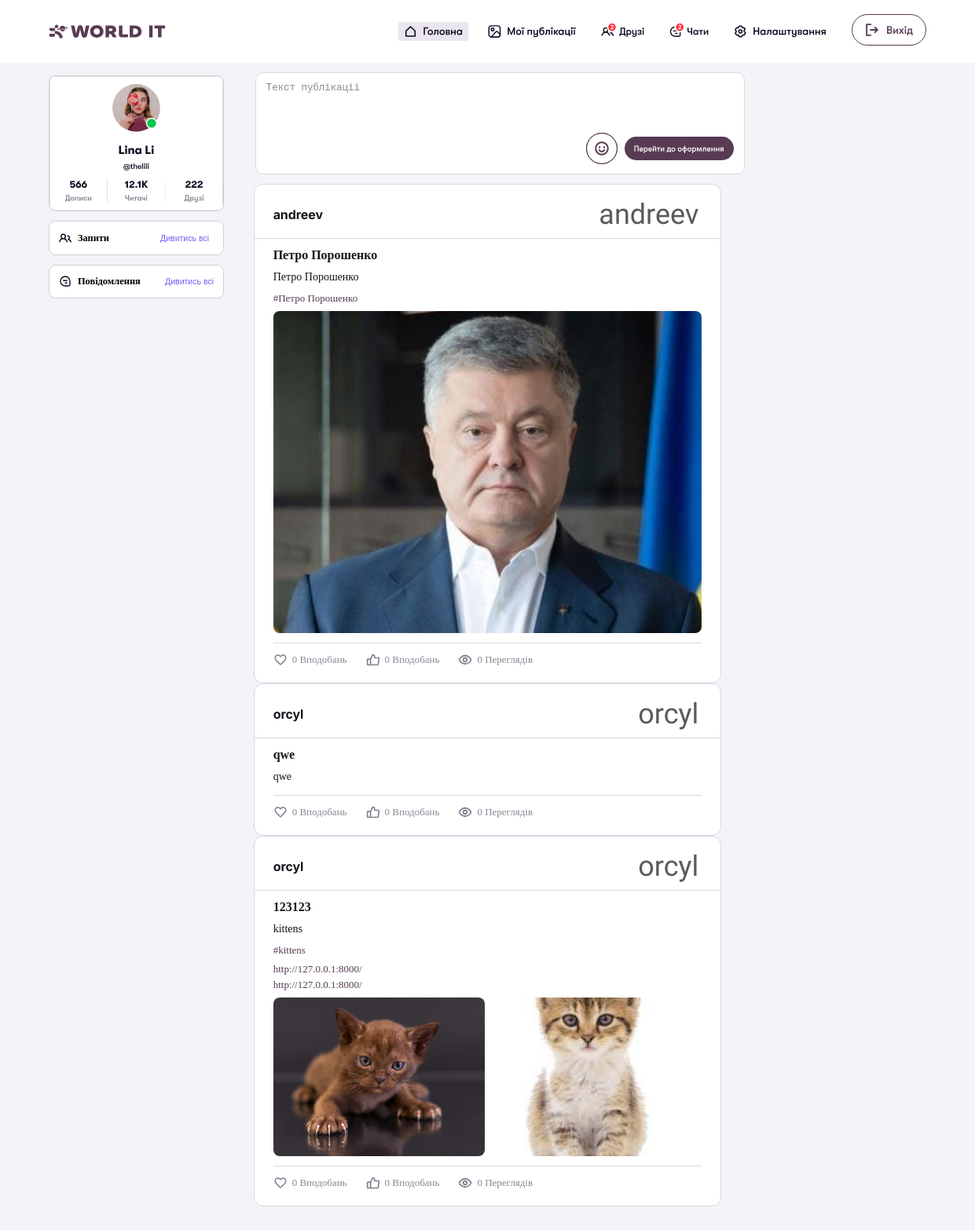
Before: / with the older database file.
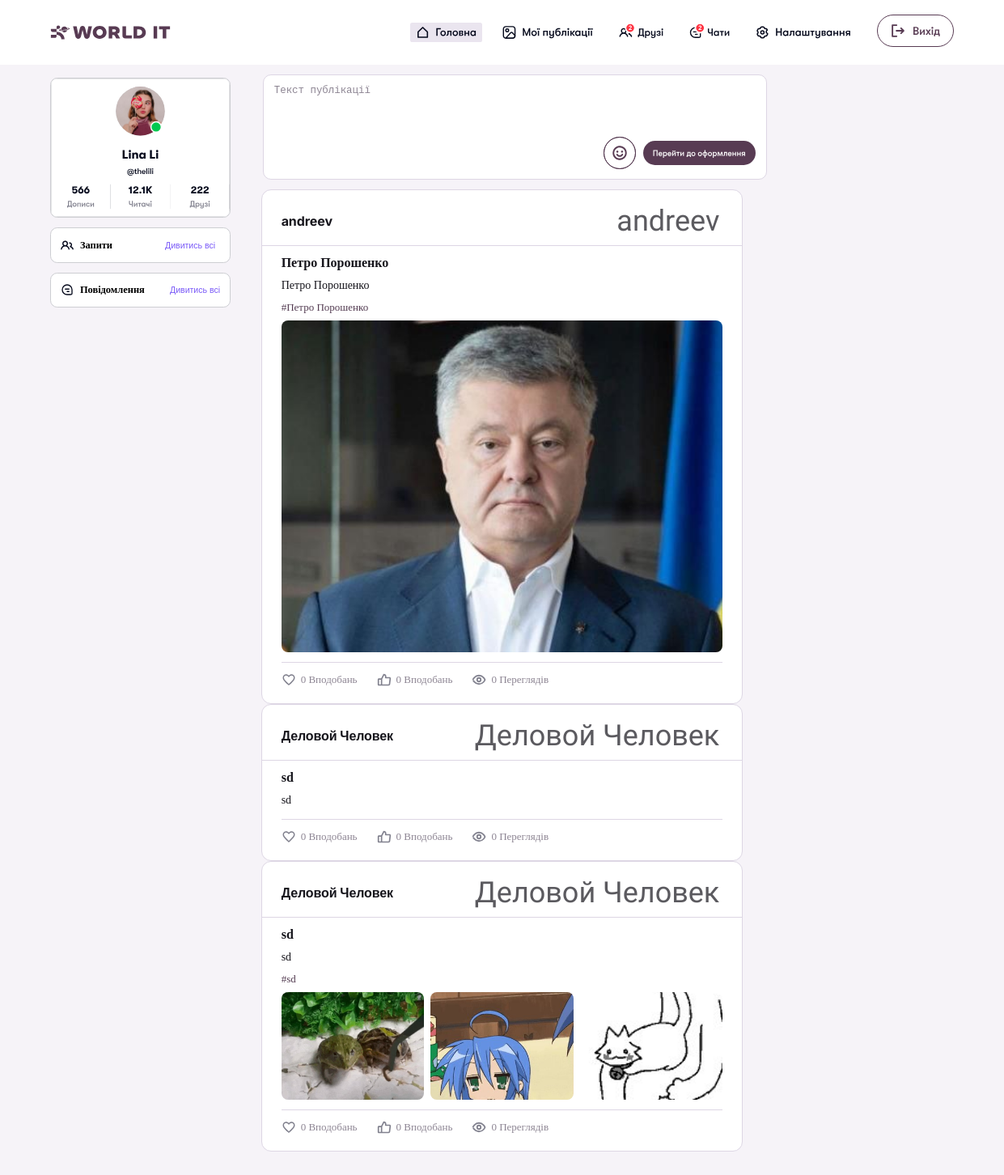
After: the same page with the newer database file.
### post_app/models.py (models this page shows)
class Post(models.Model):
    title = models.CharField(max_length=250)
    topic = models.CharField(max_length=250, blank= True, null=True)
    content= models.CharField(max_length=700)
    created_at= models.DateField(auto_now_add=True)
    updated_at= models.DateField(auto_now=True)
    author= models.ForeignKey(to= 'user_app.User', on_delete= models.CASCADE, related_name = 'user')
    tags= models.ManyToManyField(to= 'Tag', related_name = 'tags')

class Tag(models.Model):
    name = models.CharField(max_length=100)
    def __str__(self):
        return self.name

class PostImage(models.Model):
    original_image = models.ImageField(upload_to="post_photos/original")
    compressed_image = models.ImageField(upload_to="post_photos/compressed")
    post = models.ForeignKey(to = 'Post', on_delete = models.CASCADE, related_name = 'images')

class PostLink(models.Model):
    url = models.CharField(max_length=250)
    post = models.ForeignKey(to='Post', on_delete=models.CASCADE, related_name='urls')

### user_app/models.py (models this page shows)
class User(AbstractUser):
    username = models.CharField(
        max_length=150,
        blank=True,
        null=True
    )
    email = models.EmailField(
        unique=True
    )
    USERNAME_FIELD = 'email'
    REQUIRED_FIELDS = []

### home_app/views.py (the view, shortened to what this page needs)
# urls.py: path('', HomeListView.as_view(), name='home'),
class HomeListView(ListView):
    model = Post
    context_object_name = 'posts'
    template_name = 'home_app/home.html'
    paginate_by = 3
    def get_queryset(self):
        return Post.objects.all().order_by('-created_at').prefetch_related('images', 'tags', 'urls', 'likes', 'hearts', 'views')
    def get(self, request, *args, **kwargs):
        return super().get(request, *args, **kwargs)
    def get_context_data(self, **kwargs):
        context = super().get_context_data(**kwargs)
        context['post_form'] = PostForm()
        return context

### home_app/templates/home_app/home.html (shortened to what this page needs)
{% extends "base.html" %}
{% load static %}
{% block links %}
<link rel="stylesheet" href="{% static 'post_static/post_index.css' %}">
{% endblock %}
{% block content %}
<section class="post-section">
  <div class="post-create-container">
    <textarea class="create-post-input" placeholder="Текст публікації"></textarea>
    <div class="create-post-footer">
      <button class="post-emoji-btn">
        <img src="{% static 'images/Component 4.svg' %}" alt="">
      </button>
      <button class="open-post-modal-btn">
        <img src="{% static 'images/Button (1).svg' %}" alt="">
      </button>
    </div>
  </div>
</section>
<section class="posts-feed">
  <div id="post-list">
    {% include 'post_app/posts.html' %}
  </div>
</section>
{% endblock %}

### post_app/templates/post_app/posts.html
{% load static %}
{% for post in posts %}
  <div class="post-card">
    <div class="post-card-header">
      <div class="post-card-author">
        <span class="post-author-name">{{ post.author.username }}</span>
      </div>
      <span class="post-author-signature">{{ post.author.username }}</span>
    </div>
    <div class="post-card-body">
      <h2 class="post-card-title">{{ post.title }}</h2>
      <p class="post-card-content">{{ post.content }}</p>
      {% if post.tags.all %}
        <div class="post-card-tags">
          {% for tag in post.tags.all %}
            <span class="post-card-tag">#{{ tag.name }}</span>
          {% endfor %}
        </div>
      {% endif %}
      {% if post.urls.all %}
        <div class="post-card-links">
          {% for link in post.urls.all %}
            <a href="{{ link.url }}" class="post-card-link" target="_blank">{{ link.url }}</a>
          {% endfor %}
        </div>
      {% endif %}
      {% if post.images.all %}
        <div class="post-card-images images-{{ post.images.count }}">
          {% for image in post.images.all %}
            <img src="{{ image.compressed_image.url }}" class="post-card-image" alt="">
          {% endfor %}
        </div>
      {% endif %}
    </div>
    <div class="post-card-footer">
      <span class="post-card-stat">
        <img src="{% static 'images/Component 5 (2).svg' %}" alt="">
        {{ post.likes.count }} Вподобань
      </span>
      <span class="post-card-stat">
        <img src="{% static 'images/Component 5 (3).svg' %}" alt="">
        {{ post.hearts.count }} Вподобань
      </span>
      <span class="post-card-stat">
        <img src="{% static 'images/eye.svg' %}" alt="">
        {{ post.views.count }} Переглядів
      </span>
    </div>
  </div>
{% endfor %}

Changed rows visible on the page:
no longer on this page (row unchanged): Post: author.username "orcyl", title "qwe", content "qwe", likes.count "0", hearts.count "0", views.count "0"
no longer on this page (row unchanged): Post: author.username "orcyl", title "123123", content "kittens", likes.count "0", hearts.count "0", views.count "0"
no longer on this page (row unchanged): Tag: name "kittens", shown under "orcyl"
no longer on this page (row unchanged): PostLink: url "http://127.0.0.1:8000/"
no longer on this page (row unchanged): PostLink: url "http://127.0.0.1:8000/"
no longer on this page (row unchanged): PostImage: compressed_image (picture), shown under "orcyl"
no longer on this page (row unchanged): PostImage: compressed_image (picture), shown under "orcyl"
added Post: author.username "Деловой Человек", title "sd", content "sd", likes.count "0", hearts.count "0", views.count "0"
added Post: author.username "Деловой Человек", title "sd", content "sd", likes.count "0", hearts.count "0", views.count "0"
added Tag: name "sd", shown under "Деловой Человек"
added PostImage: compressed_image (picture), shown under "Деловой Человек"
added PostImage: compressed_image (picture), shown under "Деловой Человек"
added PostImage: compressed_image (picture), shown under "Деловой Человек"
